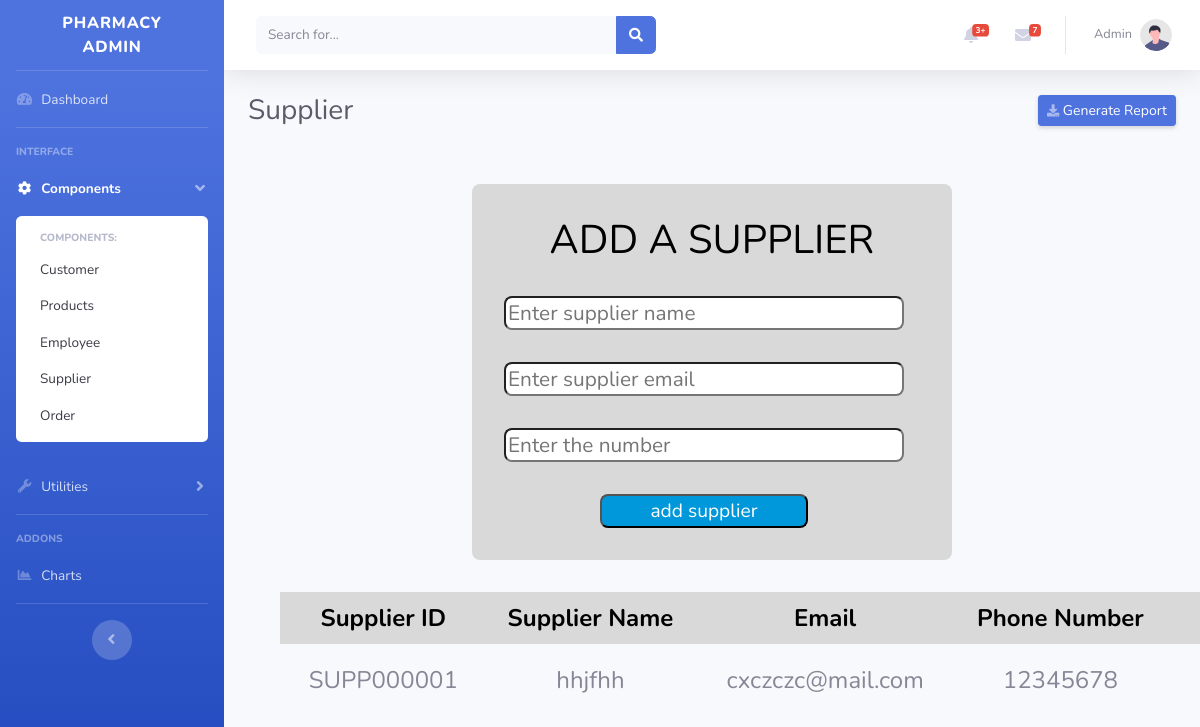
Screenshot of /Admin/supplier.php with the database file from the repository.
### tables this page shows
CREATE TABLE IF NOT EXISTS `suppliers` (
  `id` int(10) UNSIGNED NOT NULL AUTO_INCREMENT,
  `supplier_id` varchar(20) NOT NULL,
  `name` varchar(255) DEFAULT NULL,
  `email` varchar(255) DEFAULT NULL,
  `phone` int(11) DEFAULT NULL,
  PRIMARY KEY (`id`)
);

### Admin/supplier.php (the view, shortened to what this page needs)
<!DOCTYPE html>
<html lang="en">
<head>
    <link href="vendor/fontawesome-free/css/all.min.css" rel="stylesheet" type="text/css">
    <link rel="stylesheet" href="https://cdnjs.cloudflare.com/ajax/libs/font-awesome/5.15.4/css/all.min.css">
    <link href="css/sb-admin-2.min.css" rel="stylesheet">
    <link rel="stylesheet" href="css/product_style.css">
</head>
<body id="page-top">
    <div id="wrapper">
        <?php
        include '../Admin/admin_components/sidebar.php';
        ?>
        <div id="content-wrapper" class="d-flex flex-column">
            <div id="content">
                <?php
                include '../Admin/admin_components/navbar.php';
                ?>
                <div class="container-fluid">
                    <div class="d-sm-flex align-items-center justify-content-between mb-4">
                        <h1 class="h3 mb-0 text-gray-800">Supplier</h1>
                        <a href="../Admin/Report Genarations/SupplireReport.php" class="d-none d-sm-inline-block btn btn-sm btn-primary shadow-sm"><i class="fas fa-download fa-sm text-white-50"></i> Generate Report</a>
                    </div>
                    <div class="container">
                        <div class="admin-product-form-container">
                            <form action="<?php $_SERVER['PHP_SELF'] ?>" method="post" enctype="multipart/form-data">
                                <h3>add a supplier</h3>
                                <input type="text" placeholder="Enter supplier name" name="supplier_name" class="box">
                                <input type="text" placeholder="Enter supplier email" name="supplier_email" class="box">
                                <input type="text" placeholder="Enter the number" name="supplier_phone" class="box">
                                <input type="submit" class="btnn" name="add_supplier" value="add supplier">
                            </form>
                        </div>
                        <?php
                        $select = mysqli_query($conn, "SELECT * FROM suppliers");
                        ?>
                        <div class="product-display">
                            <table class="product-display-table">
                                <thead>
                                    <tr>
                                        <th>Supplier ID</th>
                                        <th>Supplier Name</th>
                                        <th>Email</th>
                                        <th>Phone Number</th>
                                        <th>Actions</th>
                                    </tr>
                                </thead>
                                <?php while ($row = mysqli_fetch_assoc($select)) { ?>
                                    <tr>
                                        <td><?php echo $row['supplier_id']; ?></td>
                                        <td><?php echo $row['name']; ?></td>
                                        <td><?php echo $row['email']; ?></td>
                                        <td><?php echo $row['phone']; ?></td>
                                        <td>
                                            <a href="supplier_update.php?edit=<?php echo $row['id']; ?>" class="btn"> <i class="fas fa-edit"></i> Edit </a>
                                        </td>
                                    </tr>
                                <?php } ?>
                            </table>
                        </div>
                    </div>
                </div>
            </div>
        </div>
    </div>
</body>
</html>

### Admin/css/product_style.css (style rules this page uses)
:root { --main-color:#0098DA; --orange:#f39c12; --red:#e74c3c; --white:#ffffff; --light-bg:#a7a3a3; --border:0.2rem solid var(--black); --box-shadow:0 1.5rem 2rem rgb(0,0,0,.2); }
html { overflow-x: hidden; }
.btnn { display: block; width: 50%; cursor: pointer; border-radius: .5rem; margin-top: 1rem; margin-left: 6rem; font-size: 1.2rem; background: var(--main-color); color:var(--white); text-align: center; }
.container { max-width: 1200px; padding:2rem; margin:0 auto; }
.admin-product-form-container form { max-width: 30rem; margin:0 auto; padding:2rem; border-radius: .5rem; background: #D9D9D9; }
.admin-product-form-container form h3 { text-transform: uppercase; color:black; margin-bottom: 1rem; text-align: center; font-size: 2.5rem; }
.admin-product-form-container form .box { width: 25rem; height: 30%; border-radius: .5rem; font-size: 1.3rem; margin:1rem 0; background: var(--white); text-transform: none; }
.product-display { margin:2rem 0; }
.product-display .product-display-table { width: 70rem; text-align: center; border-radius: .5rem; }
.product-display .product-display-table thead { background: #D9D9D9; }
.product-display .product-display-table th { padding:0.5rem; font-size: 1.5rem; color: black; }
.product-display .product-display-table td { padding:1rem; font-size: 1.5rem; border-bottom: var(--border); }
.product-display .product-display-table .btn:first-child { margin-top: 0; }

### rows the page displays
suppliers: supplier "SUPP000001", name "hhjfhh", email "cxczczc@mail.com", phone "12345678"
